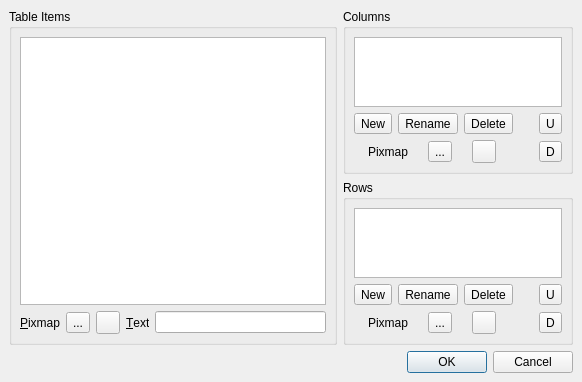
<ui version="4.0" >
 <comment>*********************************************************************
**
** Copyright (C) 1992-2007 Trolltech ASA. All rights reserved.
**
** This file is part of the Qt Designer of the Qt Toolkit.
**
** This file may be used under the terms of the GNU General Public
** License version 2.0 as published by the Free Software Foundation
** and appearing in the file LICENSE.GPL included in the packaging of
** this file.  Please review the following information to ensure GNU
** General Public Licensing requirements will be met:
** http://trolltech.com/products/qt/licenses/licensing/opensource/
**
** If you are unsure which license is appropriate for your use, please
** review the following information:
** http://trolltech.com/products/qt/licenses/licensing/licensingoverview
** or contact the sales department at sales@trolltech.com.
**
** In addition, as a special exception, Trolltech gives you certain
** additional rights. These rights are described in the Trolltech GPL
** Exception version 1.0, which can be found at
** http://www.trolltech.com/products/qt/gplexception/ and in the file
** GPL_EXCEPTION.txt in this package.
**
** In addition, as a special exception, Trolltech, as the sole copyright
** holder for Qt Designer, grants users of the Qt/Eclipse Integration
** plug-in the right for the Qt/Eclipse Integration to link to
** functionality provided by Qt Designer and its related libraries.
**
** Trolltech reserves all rights not expressly granted herein.
**
** This file is provided AS IS with NO WARRANTY OF ANY KIND, INCLUDING THE
** WARRANTY OF DESIGN, MERCHANTABILITY AND FITNESS FOR A PARTICULAR PURPOSE.
**
*********************************************************************</comment>
 <class>qdesigner_internal::TableWidgetEditor</class>
 <widget class="QDialog" name="qdesigner_internal::TableWidgetEditor" >
  <property name="geometry" >
   <rect>
    <x>0</x>
    <y>0</y>
    <width>582</width>
    <height>366</height>
   </rect>
  </property>
  <property name="windowTitle" >
   <string>Edit Table Widget</string>
  </property>
  <layout class="QGridLayout" >
   <property name="margin" >
    <number>9</number>
   </property>
   <property name="spacing" >
    <number>6</number>
   </property>
   <item row="2" column="0" colspan="2" >
    <widget class="QDialogButtonBox" name="buttonBox" >
     <property name="orientation" >
      <enum>Qt::Horizontal</enum>
     </property>
     <property name="standardButtons" >
      <set>QDialogButtonBox::Cancel|QDialogButtonBox::NoButton|QDialogButtonBox::Ok</set>
     </property>
    </widget>
   </item>
   <item row="1" column="1" >
    <widget class="QGroupBox" name="rowsBox" >
     <property name="title" >
      <string>Rows</string>
     </property>
     <layout class="QGridLayout" >
      <property name="margin" >
       <number>8</number>
      </property>
      <property name="spacing" >
       <number>6</number>
      </property>
      <item row="2" column="1" >
       <widget class="QToolButton" name="moveRowDownButton" >
        <property name="toolTip" >
         <string>Move Row Down</string>
        </property>
        <property name="text" >
         <string>D</string>
        </property>
       </widget>
      </item>
      <item row="1" column="1" >
       <widget class="QToolButton" name="moveRowUpButton" >
        <property name="toolTip" >
         <string>Move Row Up</string>
        </property>
        <property name="text" >
         <string>U</string>
        </property>
       </widget>
      </item>
      <item row="0" column="0" colspan="2" >
       <widget class="QListWidget" name="rowsListWidget" >
        <property name="sizePolicy" >
         <sizepolicy>
          <hsizetype>13</hsizetype>
          <vsizetype>7</vsizetype>
          <horstretch>0</horstretch>
          <verstretch>0</verstretch>
         </sizepolicy>
        </property>
        <property name="focusPolicy" >
         <enum>Qt::TabFocus</enum>
        </property>
        <property name="toolTip" >
         <string>Table Rows</string>
        </property>
       </widget>
      </item>
      <item row="1" column="0" >
       <layout class="QHBoxLayout" >
        <property name="margin" >
         <number>0</number>
        </property>
        <property name="spacing" >
         <number>6</number>
        </property>
        <item>
         <widget class="QToolButton" name="newRowButton" >
          <property name="toolTip" >
           <string>New Row</string>
          </property>
          <property name="text" >
           <string>New</string>
          </property>
         </widget>
        </item>
        <item>
         <widget class="QToolButton" name="renameRowButton" >
          <property name="toolTip" >
           <string>Rename Row</string>
          </property>
          <property name="text" >
           <string>Rename</string>
          </property>
         </widget>
        </item>
        <item>
         <widget class="QToolButton" name="deleteRowButton" >
          <property name="toolTip" >
           <string>Delete Row</string>
          </property>
          <property name="text" >
           <string>Delete</string>
          </property>
         </widget>
        </item>
        <item>
         <spacer>
          <property name="orientation" >
           <enum>Qt::Horizontal</enum>
          </property>
          <property name="sizeType" >
           <enum>QSizePolicy::Ignored</enum>
          </property>
          <property name="sizeHint" >
           <size>
            <width>20</width>
            <height>10</height>
           </size>
          </property>
         </spacer>
        </item>
       </layout>
      </item>
      <item row="2" column="0" >
       <layout class="QHBoxLayout" >
        <property name="margin" >
         <number>0</number>
        </property>
        <property name="spacing" >
         <number>6</number>
        </property>
        <item>
         <widget class="QLabel" name="pixmapRowLabel" >
          <property name="sizePolicy" >
           <sizepolicy>
            <hsizetype>0</hsizetype>
            <vsizetype>5</vsizetype>
            <horstretch>0</horstretch>
            <verstretch>0</verstretch>
           </sizepolicy>
          </property>
          <property name="text" >
           <string>Pixmap</string>
          </property>
         </widget>
        </item>
        <item>
         <widget class="QToolButton" name="previewPixmapRowButton" >
          <property name="toolTip" >
           <string>Set Row Pixmap</string>
          </property>
          <property name="text" >
           <string>...</string>
          </property>
         </widget>
        </item>
        <item>
         <widget class="QToolButton" name="deletePixmapRowButton" >
          <property name="toolTip" >
           <string>Reset Row Pixmap</string>
          </property>
          <property name="text" >
           <string/>
          </property>
         </widget>
        </item>
        <item>
         <spacer>
          <property name="orientation" >
           <enum>Qt::Horizontal</enum>
          </property>
          <property name="sizeType" >
           <enum>QSizePolicy::Ignored</enum>
          </property>
          <property name="sizeHint" >
           <size>
            <width>20</width>
            <height>10</height>
           </size>
          </property>
         </spacer>
        </item>
       </layout>
      </item>
     </layout>
    </widget>
   </item>
   <item rowspan="2" row="0" column="0" >
    <widget class="QGroupBox" name="itemsBox" >
     <property name="title" >
      <string>Table Items</string>
     </property>
     <layout class="QGridLayout" >
      <property name="margin" >
       <number>8</number>
      </property>
      <property name="spacing" >
       <number>6</number>
      </property>
      <item row="1" column="3" >
       <widget class="QLabel" name="textLabel" >
        <property name="sizePolicy" >
         <sizepolicy>
          <hsizetype>0</hsizetype>
          <vsizetype>5</vsizetype>
          <horstretch>0</horstretch>
          <verstretch>0</verstretch>
         </sizepolicy>
        </property>
        <property name="text" >
         <string>&amp;Text</string>
        </property>
        <property name="buddy" >
         <cstring>itemTextLineEdit</cstring>
        </property>
       </widget>
      </item>
      <item row="1" column="4" >
       <widget class="QLineEdit" name="itemTextLineEdit" >
        <property name="sizePolicy" >
         <sizepolicy>
          <hsizetype>7</hsizetype>
          <vsizetype>4</vsizetype>
          <horstretch>0</horstretch>
          <verstretch>0</verstretch>
         </sizepolicy>
        </property>
        <property name="toolTip" >
         <string>Set Item Text</string>
        </property>
       </widget>
      </item>
      <item row="1" column="2" >
       <widget class="QToolButton" name="deletePixmapItemButton" >
        <property name="toolTip" >
         <string>Reset Item Pixmap</string>
        </property>
        <property name="text" >
         <string/>
        </property>
       </widget>
      </item>
      <item row="1" column="1" >
       <widget class="QToolButton" name="previewPixmapItemButton" >
        <property name="toolTip" >
         <string>Set Item Pixmap</string>
        </property>
        <property name="text" >
         <string>...</string>
        </property>
       </widget>
      </item>
      <item row="1" column="0" >
       <widget class="QLabel" name="pixmapLabel" >
        <property name="sizePolicy" >
         <sizepolicy>
          <hsizetype>0</hsizetype>
          <vsizetype>5</vsizetype>
          <horstretch>0</horstretch>
          <verstretch>0</verstretch>
         </sizepolicy>
        </property>
        <property name="text" >
         <string>&amp;Pixmap</string>
        </property>
        <property name="buddy" >
         <cstring>previewPixmapItemButton</cstring>
        </property>
       </widget>
      </item>
      <item row="0" column="0" colspan="5" >
       <widget class="QTableWidget" name="tableWidget" >
        <property name="toolTip" >
         <string>Table Items</string>
        </property>
       </widget>
      </item>
     </layout>
    </widget>
   </item>
   <item row="0" column="1" >
    <widget class="QGroupBox" name="columnsBox" >
     <property name="title" >
      <string>Columns</string>
     </property>
     <layout class="QGridLayout" >
      <property name="margin" >
       <number>8</number>
      </property>
      <property name="spacing" >
       <number>6</number>
      </property>
      <item row="1" column="0" >
       <layout class="QHBoxLayout" >
        <property name="margin" >
         <number>0</number>
        </property>
        <property name="spacing" >
         <number>6</number>
        </property>
        <item>
         <widget class="QToolButton" name="newColumnButton" >
          <property name="toolTip" >
           <string>New Column</string>
          </property>
          <property name="text" >
           <string>New</string>
          </property>
         </widget>
        </item>
        <item>
         <widget class="QToolButton" name="renameColumnButton" >
          <property name="toolTip" >
           <string>Rename Column</string>
          </property>
          <property name="text" >
           <string>Rename</string>
          </property>
         </widget>
        </item>
        <item>
         <widget class="QToolButton" name="deleteColumnButton" >
          <property name="toolTip" >
           <string>Delete Column</string>
          </property>
          <property name="text" >
           <string>Delete</string>
          </property>
         </widget>
        </item>
        <item>
         <spacer>
          <property name="orientation" >
           <enum>Qt::Horizontal</enum>
          </property>
          <property name="sizeType" >
           <enum>QSizePolicy::Ignored</enum>
          </property>
          <property name="sizeHint" >
           <size>
            <width>20</width>
            <height>10</height>
           </size>
          </property>
         </spacer>
        </item>
       </layout>
      </item>
      <item row="1" column="1" >
       <widget class="QToolButton" name="moveColumnUpButton" >
        <property name="toolTip" >
         <string>Move Column Up</string>
        </property>
        <property name="text" >
         <string>U</string>
        </property>
       </widget>
      </item>
      <item row="2" column="1" >
       <widget class="QToolButton" name="moveColumnDownButton" >
        <property name="toolTip" >
         <string>Move Column Down</string>
        </property>
        <property name="text" >
         <string>D</string>
        </property>
       </widget>
      </item>
      <item row="0" column="0" colspan="2" >
       <widget class="QListWidget" name="columnsListWidget" >
        <property name="sizePolicy" >
         <sizepolicy>
          <hsizetype>13</hsizetype>
          <vsizetype>7</vsizetype>
          <horstretch>0</horstretch>
          <verstretch>0</verstretch>
         </sizepolicy>
        </property>
        <property name="focusPolicy" >
         <enum>Qt::TabFocus</enum>
        </property>
        <property name="toolTip" >
         <string>Table Columns</string>
        </property>
       </widget>
      </item>
      <item row="2" column="0" >
       <layout class="QHBoxLayout" >
        <property name="margin" >
         <number>0</number>
        </property>
        <property name="spacing" >
         <number>6</number>
        </property>
        <item>
         <widget class="QLabel" name="pixmapColumnLabel" >
          <property name="sizePolicy" >
           <sizepolicy>
            <hsizetype>0</hsizetype>
            <vsizetype>5</vsizetype>
            <horstretch>0</horstretch>
            <verstretch>0</verstretch>
           </sizepolicy>
          </property>
          <property name="text" >
           <string>Pixmap</string>
          </property>
         </widget>
        </item>
        <item>
         <widget class="QToolButton" name="previewPixmapColumnButton" >
          <property name="toolTip" >
           <string>Set Column Pixmap</string>
          </property>
          <property name="text" >
           <string>...</string>
          </property>
         </widget>
        </item>
        <item>
         <widget class="QToolButton" name="deletePixmapColumnButton" >
          <property name="toolTip" >
           <string>Reset Column Pixmap</string>
          </property>
          <property name="text" >
           <string/>
          </property>
         </widget>
        </item>
        <item>
         <spacer>
          <property name="orientation" >
           <enum>Qt::Horizontal</enum>
          </property>
          <property name="sizeType" >
           <enum>QSizePolicy::Ignored</enum>
          </property>
          <property name="sizeHint" >
           <size>
            <width>20</width>
            <height>10</height>
           </size>
          </property>
         </spacer>
        </item>
       </layout>
      </item>
     </layout>
    </widget>
   </item>
  </layout>
 </widget>
 <tabstops>
  <tabstop>tableWidget</tabstop>
  <tabstop>previewPixmapItemButton</tabstop>
  <tabstop>deletePixmapItemButton</tabstop>
  <tabstop>itemTextLineEdit</tabstop>
  <tabstop>columnsListWidget</tabstop>
  <tabstop>newColumnButton</tabstop>
  <tabstop>renameColumnButton</tabstop>
  <tabstop>deleteColumnButton</tabstop>
  <tabstop>moveColumnUpButton</tabstop>
  <tabstop>previewPixmapColumnButton</tabstop>
  <tabstop>deletePixmapColumnButton</tabstop>
  <tabstop>moveColumnDownButton</tabstop>
  <tabstop>rowsListWidget</tabstop>
  <tabstop>newRowButton</tabstop>
  <tabstop>renameRowButton</tabstop>
  <tabstop>deleteRowButton</tabstop>
  <tabstop>moveRowUpButton</tabstop>
  <tabstop>previewPixmapRowButton</tabstop>
  <tabstop>deletePixmapRowButton</tabstop>
  <tabstop>moveRowDownButton</tabstop>
 </tabstops>
 <resources/>
 <connections>
  <connection>
   <sender>buttonBox</sender>
   <signal>accepted()</signal>
   <receiver>qdesigner_internal::TableWidgetEditor</receiver>
   <slot>accept()</slot>
   <hints>
    <hint type="sourcelabel" >
     <x>431</x>
     <y>351</y>
    </hint>
    <hint type="destinationlabel" >
     <x>373</x>
     <y>362</y>
    </hint>
   </hints>
  </connection>
  <connection>
   <sender>buttonBox</sender>
   <signal>rejected()</signal>
   <receiver>qdesigner_internal::TableWidgetEditor</receiver>
   <slot>reject()</slot>
   <hints>
    <hint type="sourcelabel" >
     <x>547</x>
     <y>354</y>
    </hint>
    <hint type="destinationlabel" >
     <x>562</x>
     <y>362</y>
    </hint>
   </hints>
  </connection>
 </connections>
</ui>
